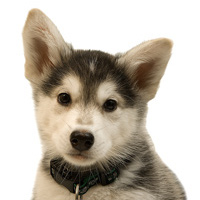
#> input picture DogImage.jpg, 200 x 200 px
$ python ImageToASCIIConverter.py   (older library calls are emulated)
#> lines starting #> are read from the running program, lines starting #| are printed output that depends on the picture
# This script will take an image and output a .txt file
# with a simple ASCII representation of the image

from PIL import Image

img = Image.open("DogImage.jpg")
#> img is the input picture: PIL image 200x200 RGB; mean R, G, B 193.9, 185.7, 174
img = img.resize((120, 70), Image.ANTIALIAS)
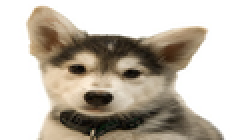
#> img: PIL image 120x70 RGB (shown 2 times larger); mean R, G, B 193.9, 185.7, 173.9
pix = img.load()


def main():
    with open('ASCII_Art.txt', 'w') as f:
        txtFileString = ""
        for y in range(img.size[1]):
            txtFileString += '\n'
            for x in range(img.size[0]):
                greyscaleValue = RGBToGreyscale(x, y)
                txtFileString += ASCIIOutput(greyscaleValue)

        f.write(txtFileString)


def RGBToGreyscale(x: int, y: int) -> int:
    RGB = pix[x,y]
    greyscaleValue = (RGB[0] + RGB[1] + RGB[2]) // 3
    return greyscaleValue

def ASCIIOutput(greyscaleValue: int) -> str:
    if greyscaleValue > 200:
        return '#'
    elif greyscaleValue > 150:
        return '<'
    elif greyscaleValue > 100:
        return '~'
    elif greyscaleValue > 50:
        return "'"
    else:
        return ' '
